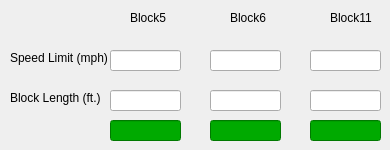
      <widget class="QWidget" name="controller2">
       <attribute name="title">
        <string>Controller 2</string>
       </attribute>
       <widget class="QLabel" name="label_10">
        <property name="geometry">
         <rect>
          <x>130</x>
          <y>10</y>
          <width>49</width>
          <height>16</height>
         </rect>
        </property>
        <property name="text">
         <string>Block5</string>
        </property>
       </widget>
       <widget class="QLabel" name="label_11">
        <property name="geometry">
         <rect>
          <x>230</x>
          <y>10</y>
          <width>49</width>
          <height>16</height>
         </rect>
        </property>
        <property name="text">
         <string>Block6</string>
        </property>
       </widget>
       <widget class="QLabel" name="label_12">
        <property name="geometry">
         <rect>
          <x>330</x>
          <y>10</y>
          <width>49</width>
          <height>16</height>
         </rect>
        </property>
        <property name="text">
         <string>Block11</string>
        </property>
       </widget>
       <widget class="QLabel" name="label_29">
        <property name="geometry">
         <rect>
          <x>10</x>
          <y>50</y>
          <width>101</width>
          <height>16</height>
         </rect>
        </property>
        <property name="text">
         <string>Speed Limit (mph)</string>
        </property>
       </widget>
       <widget class="QLabel" name="label_32">
        <property name="geometry">
         <rect>
          <x>10</x>
          <y>90</y>
          <width>91</width>
          <height>16</height>
         </rect>
        </property>
        <property name="text">
         <string>Block Length (ft.)</string>
        </property>
       </widget>
       <widget class="QLineEdit" name="block5controllerSpeedLimitDisplay">
        <property name="geometry">
         <rect>
          <x>110</x>
          <y>50</y>
          <width>71</width>
          <height>21</height>
         </rect>
        </property>
       </widget>
       <widget class="QLineEdit" name="block6controllerSpeedLimitDisplay">
        <property name="geometry">
         <rect>
          <x>210</x>
          <y>50</y>
          <width>71</width>
          <height>21</height>
         </rect>
        </property>
       </widget>
       <widget class="QLineEdit" name="block11controllerSpeedLimitDisplay">
        <property name="geometry">
         <rect>
          <x>310</x>
          <y>50</y>
          <width>71</width>
          <height>21</height>
         </rect>
        </property>
       </widget>
       <widget class="QLineEdit" name="block5controllerBlockLengthDisplay">
        <property name="geometry">
         <rect>
          <x>110</x>
          <y>90</y>
          <width>71</width>
          <height>21</height>
         </rect>
        </property>
       </widget>
       <widget class="QLineEdit" name="block6controllerBlockLengthDisplay">
        <property name="geometry">
         <rect>
          <x>210</x>
          <y>90</y>
          <width>71</width>
          <height>21</height>
         </rect>
        </property>
       </widget>
       <widget class="QLineEdit" name="block11controllerBlockLengthDisplay">
        <property name="geometry">
         <rect>
          <x>310</x>
          <y>90</y>
          <width>71</width>
          <height>21</height>
         </rect>
        </property>
       </widget>
       <widget class="QLineEdit" name="Block5controllerOcc">
        <property name="geometry">
         <rect>
          <x>110</x>
          <y>120</y>
          <width>71</width>
          <height>21</height>
         </rect>
        </property>
        <property name="styleSheet">
         <string notr="true">background-color: rgb(0,170, 0)</string>
        </property>
        <property name="text">
         <string/>
        </property>
       </widget>
       <widget class="QLineEdit" name="Block6controllerOcc">
        <property name="geometry">
         <rect>
          <x>210</x>
          <y>120</y>
          <width>71</width>
          <height>21</height>
         </rect>
        </property>
        <property name="styleSheet">
         <string notr="true">background-color: rgb(0,170, 0)</string>
        </property>
        <property name="text">
         <string/>
        </property>
       </widget>
       <widget class="QLineEdit" name="Block11controllerOcc">
        <property name="geometry">
         <rect>
          <x>310</x>
          <y>120</y>
          <width>71</width>
          <height>21</height>
         </rect>
        </property>
        <property name="styleSheet">
         <string notr="true">background-color: rgb(0,170, 0)</string>
        </property>
        <property name="text">
         <string/>
        </property>
       </widget>
      </widget>
